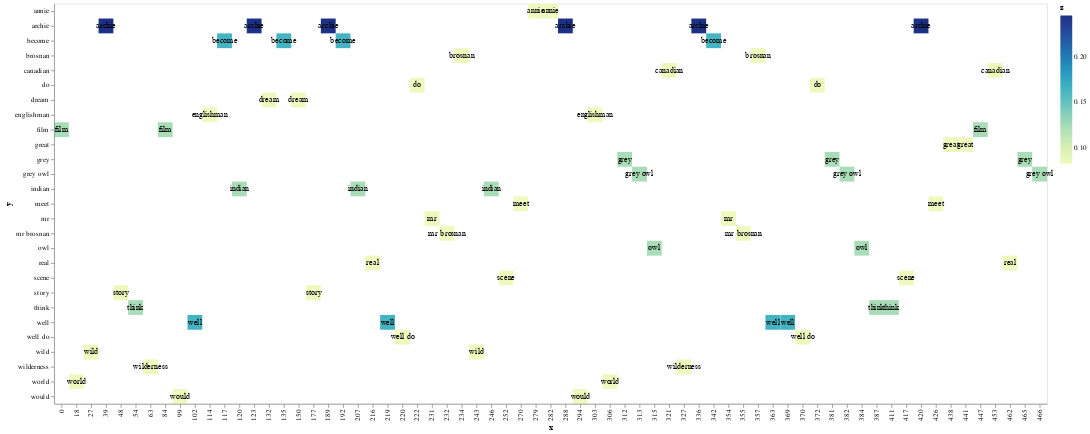

The notebook cell saved with this chart:
### Code cell
#Visualize
print("\033[1m" + 'Truth:' + "\033[0m", example['sentiment_truth'])
print("\033[1m" + 'Prediction:' + "\033[0m", example['sentiment_prediction'])
print("\033[1m" + 'Review:\n' + "\033[0m" + pretty_source,'\n')
print("\033[1m" + 'Review after Preprocessing:\n' + "\033[0m" + pretty_preprocessed,'\n')
print("\033[1m" + 'Review after substituting:\n' + "\033[0m" + pretty_negation_substituted,'\n')
print("\033[1m" + 'Review after building tokens (included lemmatization) (excerpt):\n' + "\033[0m" + pretty_tokens,'\n')
print("\033[1m" + 'Review after TfiDf with the highest frequencies:\n' + "\033[0m")

# Draw the chart
heatmap + chart_text

### Figure 1 — Vega-Lite specification as saved in the notebook (floating-point values rounded to 4 significant figures)
{"config": {"view": {"continuousWidth": 400, "continuousHeight": 300}}, "layer": [{"mark": "rect", "encoding": {"color": {"type": "quantitative", "field": "z"}, "x": {"type": "ordinal", "field": "x"}, "y": {"type": "ordinal", "field": "y"}}}, {"mark": {"type": "text", "baseline": "middle"}, "encoding": {"color": {"condition": {"value": "black", "test": "(datum.z > 0)"}, "value": "white"}, "text": {"type": "ordinal", "field": "y"}, "x": {"type": "ordinal", "field": "x"}, "y": {"type": "ordinal", "field": "y"}}}], "data": {"name": "data-da0e3ec7bab7dacfe9abb1fdb3917bb2"}, "$schema": "https://vega.github.io/schema/vega-lite/v4.8.1.json", "datasets": {"data-da0e3ec7bab7dacfe9abb1fdb3917bb2": [{"x": 0, "y": "film", "z": 0.1228}, {"x": 18, "y": "world", "z": 0.08185}, {"x": 27, "y": "wild", "z": 0.08185}, {"x": 39, "y": "archie", "z": 0.2456}, {"x": 48, "y": "story", "z": 0.08185}, {"x": 54, "y": "think", "z": 0.1228}, {"x": 63, "y": "wilderness", "z": 0.08185}, {"x": 84, "y": "film", "z": 0.1228}, {"x": 99, "y": "would", "z": 0.08185}, {"x": 102, "y": "well", "z": 0.1637}, {"x": 114, "y": "englishman", "z": 0.08185}, {"x": 117, "y": "become", "z": 0.1637}, {"x": 120, "y": "indian", "z": 0.1228}, {"x": 123, "y": "archie", "z": 0.2456}, {"x": 132, "y": "dream", "z": 0.08185}, {"x": 135, "y": "become", "z": 0.1637}, {"x": 150, "y": "dream", "z": 0.08185}, {"x": 177, "y": "story", "z": 0.08185}, {"x": 189, "y": "archie", "z": 0.2456}, {"x": 192, "y": "become", "z": 0.1637}, {"x": 207, "y": "indian", "z": 0.1228}, {"x": 216, "y": "real", "z": 0.08185}, {"x": 219, "y": "well", "z": 0.1637}, {"x": 220, "y": "well do", "z": 0.08185}, {"x": 222, "y": "do", "z": 0.08185}, {"x": 231, "y": "mr", "z": 0.08185}, {"x": 232, "y": "mr brosnan", "z": 0.08185}, {"x": 234, "y": "brosnan", "z": 0.08185}, {"x": 243, "y": "wild", "z": 0.08185}, {"x": 246, "y": "indian", "z": 0.1228}, {"x": 252, "y": "scene", "z": 0.08185}, {"x": 270, "y": "meet", "z": 0.08185}, {"x": 279, "y": "annie", "z": 0.08185}, {"x": 282, "y": "annie", "z": 0.08185}, {"x": 288, "y": "archie", "z": 0.2456}, {"x": 294, "y": "would", "z": 0.08185}, {"x": 303, "y": "englishman", "z": 0.08185}, {"x": 306, "y": "world", "z": 0.08185}, {"x": 312, "y": "grey", "z": 0.1228}, {"x": 313, "y": "grey owl", "z": 0.1228}, {"x": 315, "y": "owl", "z": 0.1228}, {"x": 321, "y": "canadian", "z": 0.08185}, {"x": 327, "y": "wilderness", "z": 0.08185}, {"x": 336, "y": "archie", "z": 0.2456}, {"x": 342, "y": "become", "z": 0.1637}, {"x": 354, "y": "mr", "z": 0.08185}, {"x": 355, "y": "mr brosnan", "z": 0.08185}, {"x": 357, "y": "brosnan", "z": 0.08185}, {"x": 363, "y": "well", "z": 0.1637}, {"x": 369, "y": "well", "z": 0.1637}, {"x": 370, "y": "well do", "z": 0.08185}, {"x": 372, "y": "do", "z": 0.08185}, {"x": 381, "y": "grey", "z": 0.1228}, {"x": 382, "y": "grey owl", "z": 0.1228}, {"x": 384, "y": "owl", "z": 0.1228}, {"x": 387, "y": "think", "z": 0.1228}, {"x": 411, "y": "think", "z": 0.1228}, {"x": 417, "y": "scene", "z": 0.08185}, {"x": 420, "y": "archie", "z": 0.2456}, {"x": 426, "y": "meet", "z": 0.08185}, {"x": 438, "y": "great", "z": 0.08185}, {"x": 441, "y": "great", "z": 0.08185}, {"x": 447, "y": "film", "z": 0.1228}, {"x": 453, "y": "canadian", "z": 0.08185}, {"x": 462, "y": "real", "z": 0.08185}, {"x": 465, "y": "grey", "z": 0.1228}, {"x": 466, "y": "grey owl", "z": 0.1228}]}}
